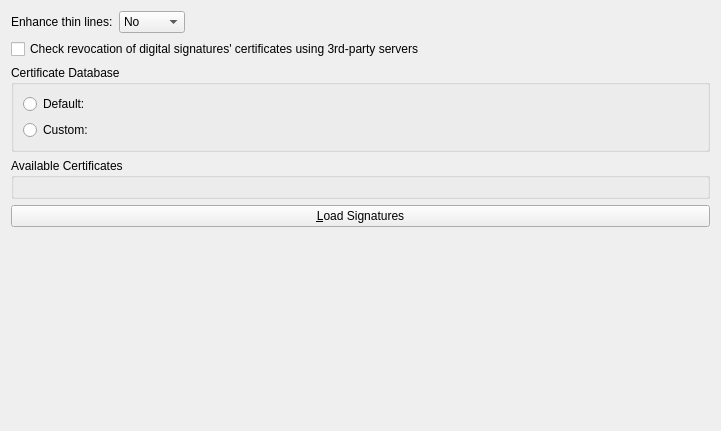
<?xml version="1.0" encoding="UTF-8"?>
<ui version="4.0">
 <class>PDFSettingsWidgetBase</class>
 <widget class="QWidget" name="PDFSettingsWidgetBase">
  <property name="geometry">
   <rect>
    <x>0</x>
    <y>0</y>
    <width>721</width>
    <height>431</height>
   </rect>
  </property>
  <layout class="QVBoxLayout" name="verticalLayout">
   <item>
    <layout class="QHBoxLayout" name="horizontalLayout_2">
     <item>
      <widget class="QLabel" name="label">
       <property name="text">
        <string>Enhance thin lines:</string>
       </property>
       <property name="alignment">
        <set>Qt::AlignLeading|Qt::AlignLeft|Qt::AlignVCenter</set>
       </property>
      </widget>
     </item>
     <item>
      <widget class="KComboBox" name="kcfg_EnhanceThinLines">
       <item>
        <property name="text">
         <string>No</string>
        </property>
       </item>
       <item>
        <property name="text">
         <string>Solid</string>
        </property>
       </item>
       <item>
        <property name="text">
         <string>Shape</string>
        </property>
       </item>
      </widget>
     </item>
     <item>
      <spacer name="horizontalSpacer">
       <property name="orientation">
        <enum>Qt::Horizontal</enum>
       </property>
       <property name="sizeHint" stdset="0">
        <size>
         <width>40</width>
         <height>20</height>
        </size>
       </property>
      </spacer>
     </item>
    </layout>
   </item>
   <item>
    <widget class="QCheckBox" name="kcfg_CheckOCSPServers">
     <property name="toolTip">
      <string>Enabling this option will allow Okular to contact 3rd-party OCSP servers to check if the certificates used for digital signing have been revoked since their creation.</string>
     </property>
     <property name="text">
      <string>Check revocation of digital signatures' certificates using 3rd-party servers</string>
     </property>
    </widget>
   </item>
   <item>
    <widget class="QGroupBox" name="certDBGroupBox">
     <property name="title">
      <string>Certificate Database</string>
     </property>
     <layout class="QFormLayout" name="formLayout">
      <property name="fieldGrowthPolicy">
       <enum>QFormLayout::ExpandingFieldsGrow</enum>
      </property>
      <item row="0" column="0">
       <widget class="QRadioButton" name="kcfg_UseDefaultCertDB">
        <property name="text">
         <string>Default:</string>
        </property>
       </widget>
      </item>
      <item row="1" column="0">
       <widget class="QRadioButton" name="customRadioButton">
        <property name="text">
         <string>Custom:</string>
        </property>
       </widget>
      </item>
      <item row="0" column="1">
       <widget class="QLabel" name="defaultLabel">
        <property name="text">
         <string notr="true"/>
        </property>
       </widget>
      </item>
     </layout>
    </widget>
   </item>
   <item>
    <widget class="QGroupBox" name="certificatesGroup">
     <property name="title">
      <string>Available Certificates</string>
     </property>
     <layout class="QVBoxLayout" name="certificatesPlaceholder"/>
    </widget>
   </item>
   <item>
    <widget class="QPushButton" name="loadSignaturesButton">
     <property name="text">
      <string>&amp;Load Signatures</string>
     </property>
    </widget>
   </item>
   <item>
    <spacer>
     <property name="orientation">
      <enum>Qt::Vertical</enum>
     </property>
     <property name="sizeType">
      <enum>QSizePolicy::Expanding</enum>
     </property>
     <property name="sizeHint" stdset="0">
      <size>
       <width>20</width>
       <height>4</height>
      </size>
     </property>
    </spacer>
   </item>
  </layout>
 </widget>
 <customwidgets>
  <customwidget>
   <class>KComboBox</class>
   <extends>QComboBox</extends>
   <header>kcombobox.h</header>
  </customwidget>
 </customwidgets>
 <resources/>
 <connections/>
</ui>
